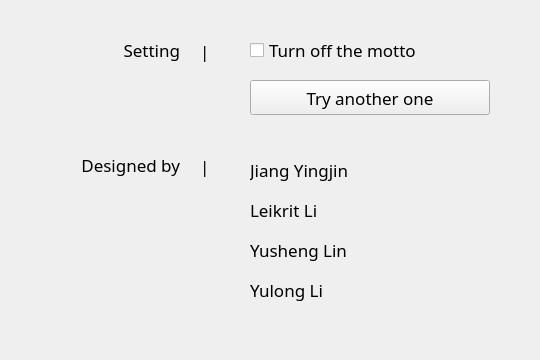
<?xml version="1.0" encoding="UTF-8"?>
<ui version="4.0">
 <class>SettingDialog</class>
 <widget class="QWidget" name="SettingDialog">
  <property name="geometry">
   <rect>
    <x>0</x>
    <y>0</y>
    <width>540</width>
    <height>360</height>
   </rect>
  </property>
  <property name="sizePolicy">
   <sizepolicy hsizetype="Fixed" vsizetype="Fixed">
    <horstretch>0</horstretch>
    <verstretch>0</verstretch>
   </sizepolicy>
  </property>
  <property name="minimumSize">
   <size>
    <width>540</width>
    <height>360</height>
   </size>
  </property>
  <property name="maximumSize">
   <size>
    <width>540</width>
    <height>360</height>
   </size>
  </property>
  <property name="windowTitle">
   <string>Form</string>
  </property>
  <widget class="QLabel" name="settingLabel">
   <property name="geometry">
    <rect>
     <x>30</x>
     <y>35</y>
     <width>150</width>
     <height>30</height>
    </rect>
   </property>
   <property name="font">
    <font>
     <family>Adobe Heiti Std</family>
     <pointsize>13</pointsize>
    </font>
   </property>
   <property name="text">
    <string>Setting</string>
   </property>
   <property name="alignment">
    <set>Qt::AlignRight|Qt::AlignTrailing|Qt::AlignVCenter</set>
   </property>
  </widget>
  <widget class="QLabel" name="splitLine1">
   <property name="geometry">
    <rect>
     <x>200</x>
     <y>40</y>
     <width>16</width>
     <height>22</height>
    </rect>
   </property>
   <property name="font">
    <font>
     <family>Adobe Heiti Std</family>
     <pointsize>13</pointsize>
    </font>
   </property>
   <property name="text">
    <string>|</string>
   </property>
  </widget>
  <widget class="QLabel" name="designedByLabel">
   <property name="geometry">
    <rect>
     <x>30</x>
     <y>150</y>
     <width>150</width>
     <height>30</height>
    </rect>
   </property>
   <property name="font">
    <font>
     <family>Adobe Heiti Std</family>
     <pointsize>13</pointsize>
    </font>
   </property>
   <property name="text">
    <string>Designed by</string>
   </property>
   <property name="alignment">
    <set>Qt::AlignRight|Qt::AlignTrailing|Qt::AlignVCenter</set>
   </property>
  </widget>
  <widget class="QLabel" name="jyjLabel">
   <property name="geometry">
    <rect>
     <x>250</x>
     <y>155</y>
     <width>150</width>
     <height>30</height>
    </rect>
   </property>
   <property name="font">
    <font>
     <family>Adobe Heiti Std</family>
     <pointsize>13</pointsize>
    </font>
   </property>
   <property name="text">
    <string>&lt;html&gt;&lt;head/&gt;&lt;body&gt;&lt;p&gt;Jiang Yingjin&lt;/p&gt;&lt;/body&gt;&lt;/html&gt;</string>
   </property>
  </widget>
  <widget class="QPushButton" name="tryAnotherBtn">
   <property name="geometry">
    <rect>
     <x>250</x>
     <y>80</y>
     <width>240</width>
     <height>35</height>
    </rect>
   </property>
   <property name="font">
    <font>
     <family>Adobe Heiti Std</family>
     <pointsize>13</pointsize>
    </font>
   </property>
   <property name="text">
    <string>Try another one</string>
   </property>
  </widget>
  <widget class="QCheckBox" name="mottoCheckBox">
   <property name="geometry">
    <rect>
     <x>250</x>
     <y>35</y>
     <width>251</width>
     <height>30</height>
    </rect>
   </property>
   <property name="font">
    <font>
     <family>Adobe Heiti Std</family>
     <pointsize>13</pointsize>
    </font>
   </property>
   <property name="text">
    <string>Turn off the motto</string>
   </property>
  </widget>
  <widget class="QLabel" name="ljyLabel">
   <property name="geometry">
    <rect>
     <x>250</x>
     <y>195</y>
     <width>150</width>
     <height>30</height>
    </rect>
   </property>
   <property name="font">
    <font>
     <family>Adobe Heiti Std</family>
     <pointsize>13</pointsize>
    </font>
   </property>
   <property name="text">
    <string>Leikrit Li</string>
   </property>
  </widget>
  <widget class="QLabel" name="lysLabel">
   <property name="geometry">
    <rect>
     <x>250</x>
     <y>235</y>
     <width>150</width>
     <height>30</height>
    </rect>
   </property>
   <property name="font">
    <font>
     <family>Adobe Heiti Std</family>
     <pointsize>13</pointsize>
    </font>
   </property>
   <property name="text">
    <string>Yusheng Lin</string>
   </property>
  </widget>
  <widget class="QLabel" name="lylLabel">
   <property name="geometry">
    <rect>
     <x>250</x>
     <y>275</y>
     <width>150</width>
     <height>30</height>
    </rect>
   </property>
   <property name="font">
    <font>
     <family>Adobe Heiti Std</family>
     <pointsize>13</pointsize>
    </font>
   </property>
   <property name="text">
    <string>Yulong Li</string>
   </property>
  </widget>
  <widget class="QLabel" name="splitLine2">
   <property name="geometry">
    <rect>
     <x>200</x>
     <y>155</y>
     <width>16</width>
     <height>22</height>
    </rect>
   </property>
   <property name="font">
    <font>
     <family>Adobe Heiti Std</family>
     <pointsize>13</pointsize>
    </font>
   </property>
   <property name="text">
    <string>|</string>
   </property>
  </widget>
 </widget>
 <resources/>
 <connections/>
</ui>
